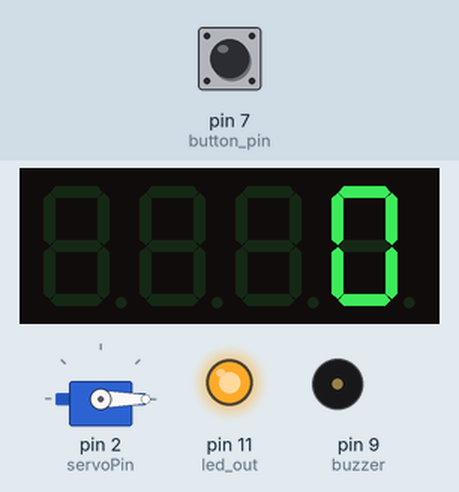
Simulated run of this sketch. Board: Arduino Uno, built with avr-gcc and run on an emulated ATmega328P. On the bench: 4-digit seven-segment display, servo, output pins drawn as LEDs (lit = HIGH), buzzer (waves = sounding, pin HIGH). Inputs (shaded band) come from the test bench; at power-on: pin 7 (button_pin) HIGH.

Above: at 1.2 s.
1.3 s: pin 7 (button_pin) pulled LOW for 0.15 s
At 2.3 s:
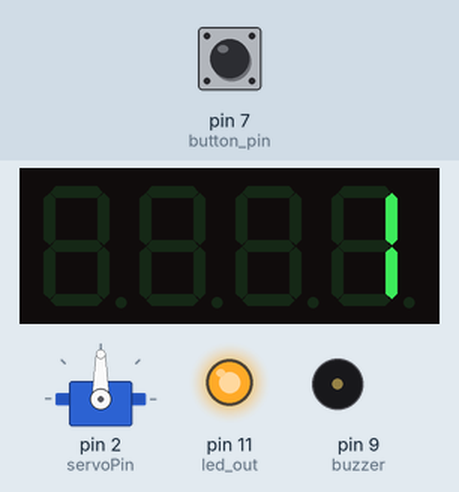
2.9 s: pin 7 (button_pin) pulled LOW for 1 s
At 3.5 s:
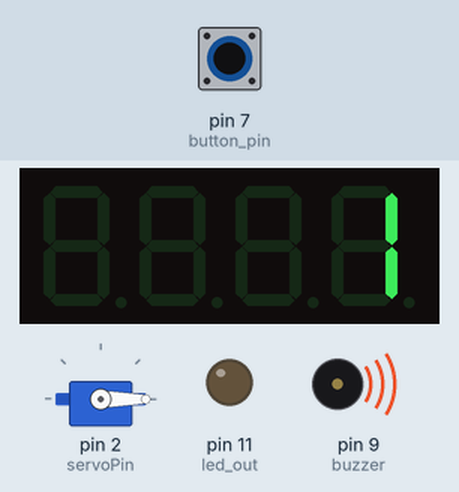
5.4 s: pin 7 (button_pin) pulled LOW for 0.15 s
At 6.6 s:
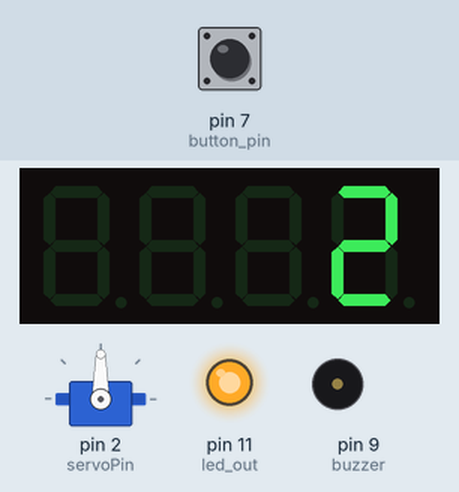
7.1 s: pin 7 (button_pin) pulled LOW for 3.2 s
At 10.8 s:
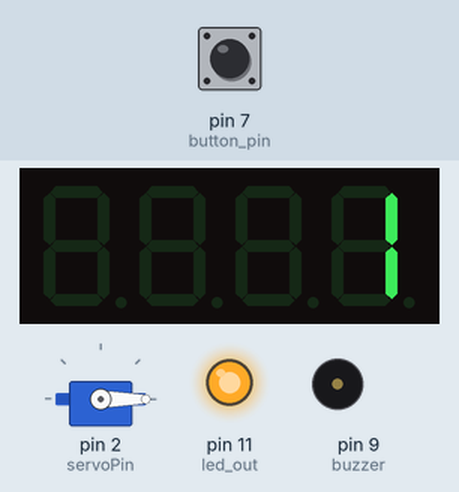
Timing chart, 0 to 12.3 s (numbered marks = the images above; inputs shaded):
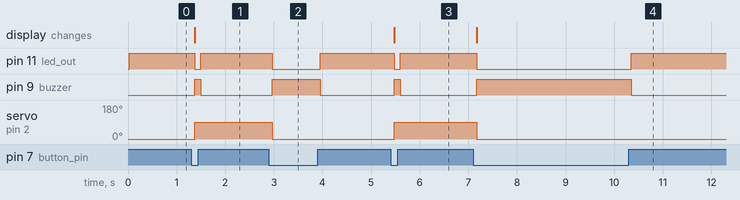

The sketch:

MiniProject_3_Quiz_Buzzer_V2.ino
```cpp
/*
 * Jingkun Li | MiniProject_3 | Advisor: Prof. Carlotta Berry, Ph.D.
 * Project: Quiz Buzzer System V2 (Mechatronic Servo Actuation)
 * Board: Arduino Uno
 * Hardware: LED, Push Button, 4-digit 7-segment display (TM1637), Buzzer, Servo
 * Description: This program implements a quiz buzzer. When the button is pressed,
 * the LED turns on, the buzzer sounds, the motor will rotate to act as raising up hand, and the time interval since the previous press
 * is displayed on the 4-digit display (in seconds).
 * It can be used to measure response times in a quiz competition.
 */

#include <TM1637Display.h>  // install TM1637Display
#include <Servo.h>          // add the library of Servo

// define CLK and DIO of the Display
#define CLK A5
#define DIO A4
TM1637Display display(CLK, DIO);  // set the board to be displayed

int led_out = 11;           // LED pin 11
int button_pin = 7;         // button pin 7
int buzzer = 9;             // buzzer pin 9
Servo myServo;              // define the Servo
int servoPin = 2;           // Servo signal pin
int currentServoAngle = 0;  // current servo position

int value;
unsigned long lastPressTime = 0;  // the last time of pressing
unsigned long interval = 0;       // the gap of two pressing time (in seconds)

// move debounce variables to global scope
unsigned long lastDebounceTime = 0;
int lastButtonState = HIGH;  // the last condition of the button
int stableState = HIGH;      // the static condition

void setup() {
  // put your setup code here, to run once:
  pinMode(led_out, OUTPUT);           // initialize the LED pin output
  pinMode(button_pin, INPUT_PULLUP);  // initialize the button input with internal pull-up
  digitalWrite(led_out, LOW);         // turn the LED off at first
  pinMode(buzzer, OUTPUT);            // initialize the buzzer pin output
  digitalWrite(buzzer, LOW);          // ensure buzzer is off at startup
  display.setBrightness(0x0f);        // set the brightness of 0x0f
  display.showNumberDec(0);           // display 0 at first

  myServo.attach(servoPin);           // attach the servo on pin 2
  myServo.write(currentServoAngle);   // set the initial position of the servo
}

void loop() {
  value = digitalRead(button_pin);  // read the condition of the button

  // move to top to capture presses regardless of LED or buzzer state
  int reading = digitalRead(button_pin);
  if (reading != lastButtonState) {
    lastDebounceTime = millis();  // if the condition changes, reset
  }

  if ((millis() - lastDebounceTime) > 50) {  // set the bounce time
    if (reading != stableState) {
      stableState = reading;
      // if the static condition is low, it means we press the button
      if (stableState == LOW) {
        unsigned long now = millis();
        interval = (now - lastPressTime) / 1000;  // divided 1000 to get the time interval in second
        lastPressTime = now;                      // update the time of last pressing
        // the maximum of interval should be 9999 (seconds)
        if (interval > 9999) interval = 9999;
        display.showNumberDec(interval);          // display in seconds

        if(currentServoAngle == 0)
        {
          currentServoAngle = 90; // act as raising up hand
        }
        else
        {
          currentServoAngle = 0;  // act as putting down hand
        }
        myServo.write(currentServoAngle); // set the servo to the corresponding position
      }
    }
  }
  lastButtonState = reading;  // save in order to compare for the next time

  if (stableState == LOW)  // if the button is pressed (connected to GND)
  {
    digitalWrite(led_out, LOW);   // turn on the LED immediately
    digitalWrite(buzzer, HIGH);   // make continuous sound
  } else  // button is released
  {
    digitalWrite(led_out, HIGH);  // turn off the LED
    digitalWrite(buzzer, LOW);    // stop the sound immediately
  }
}
```

Measured:
- after the input at 1.3 s, pin 11 (led_out): HIGH → LOW after 0.07 s, → HIGH 0.13 s later; pin 9 (buzzer): LOW → HIGH after 0.07 s, → LOW 0.13 s later; servo on pin 2 (servoPin): 0° → 90° after 0.07 s; the display: changes after 0.07 s (image 1)
- after the input at 2.9 s, pin 11 (led_out): HIGH → LOW after 0.07 s, → HIGH 0.98 s later; pin 9 (buzzer): LOW → HIGH after 0.07 s, → LOW 0.98 s later; servo on pin 2 (servoPin): 90° → 0° after 0.07 s
- after the input at 5.4 s, pin 11 (led_out): HIGH → LOW after 0.07 s, → HIGH 0.13 s later; pin 9 (buzzer): LOW → HIGH after 0.07 s, → LOW 0.13 s later; servo on pin 2 (servoPin): 0° → 90° after 0.07 s; the display: changes after 0.07 s (image 3)
- after the input at 7.1 s, pin 11 (led_out): HIGH → LOW after 0.07 s, → HIGH 3.2 s later; pin 9 (buzzer): LOW → HIGH after 0.07 s, → LOW 3.2 s later; servo on pin 2 (servoPin): 90° → 0° after 0.07 s; the display: changes after 0.07 s (image 4)
